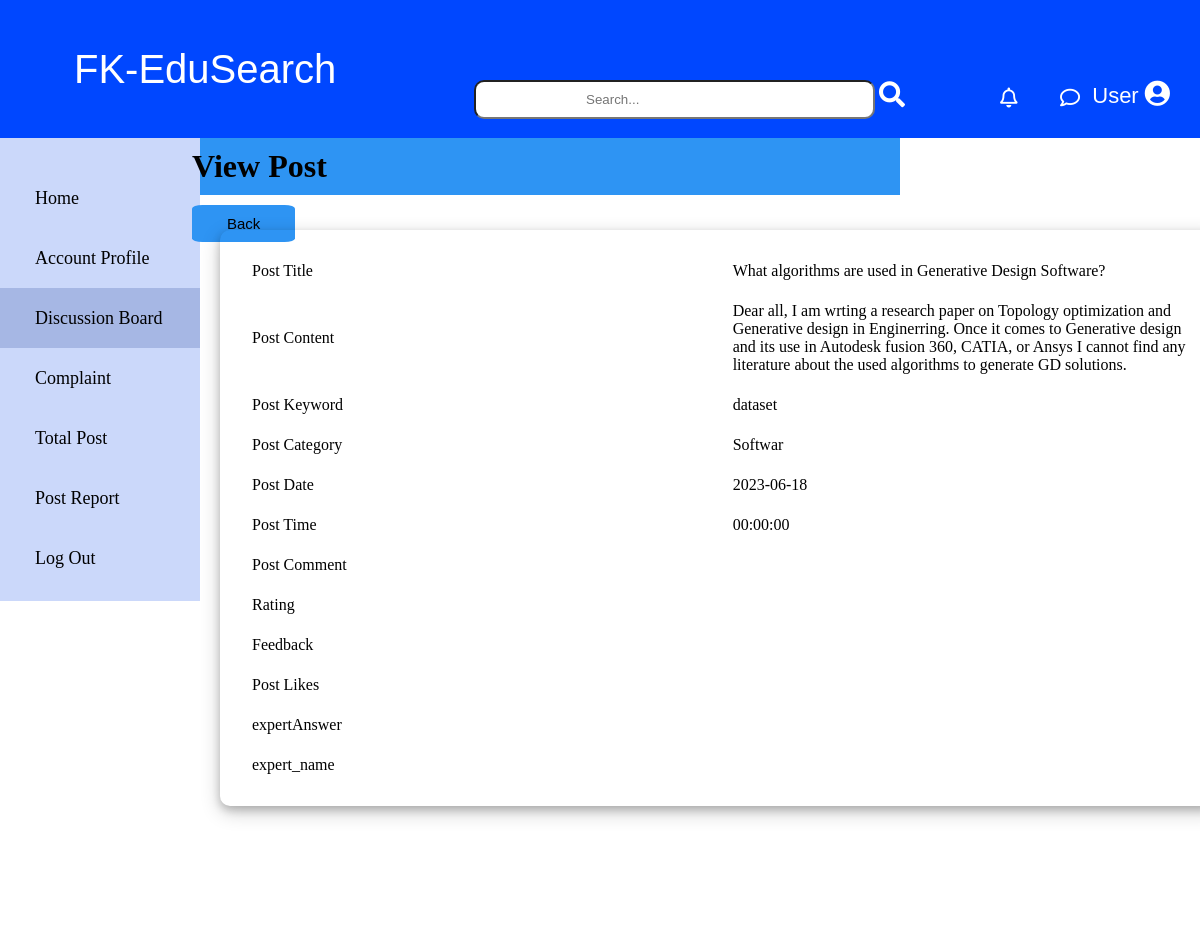
Page /User/ViewPostDetail.php?Post_ID=1 (signed in) on the earlier database version.
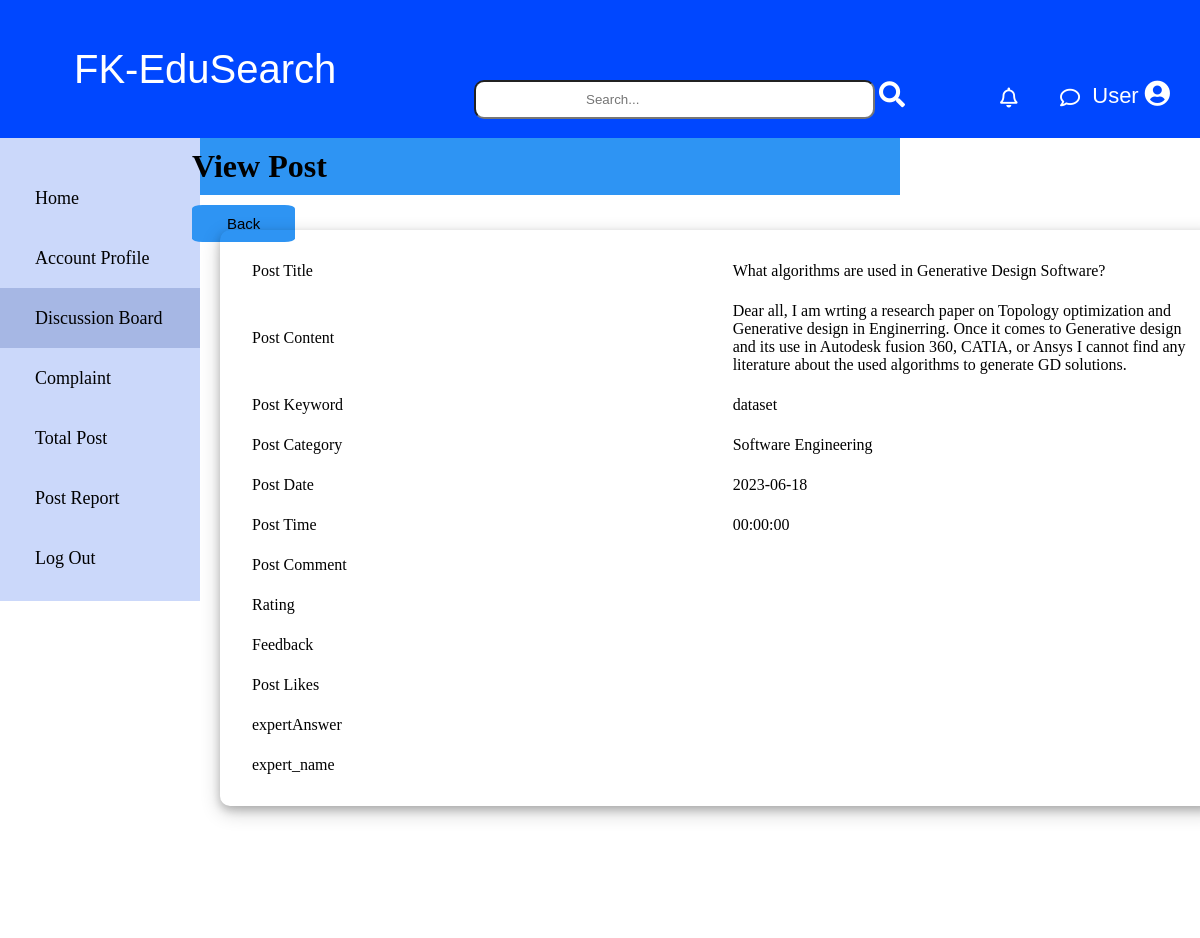
Same page on the later database version.
### tables this page shows
CREATE TABLE `post` (
  `Post_ID` varchar(7) NOT NULL,
  `post_title` varchar(100) NOT NULL,
  `post_content` varchar(500) NOT NULL,
  `post_keyword` varchar(100) NOT NULL,
  `post_category` varchar(100) NOT NULL,
  `post_date` date NOT NULL,
  `post_time` time NOT NULL,
  `post_comment` varchar(100) NOT NULL,
  `user_rating` float NOT NULL,
  `user_feedback` varchar(100) NOT NULL,
  `postStatus` varchar(20) NOT NULL,
  `expertAnswer` varchar(100) DEFAULT NULL,
  `Expert_ID` int(7) NOT NULL
);

### User/ViewPostDetail.php (the view, shortened to what this page needs)
<?php
include("../dbconnect.php");
if (isset($_GET['Post_ID'])) {
  $Post_ID = $_GET['Post_ID'];
  $sql = "SELECT * FROM post WHERE Post_ID = $Post_ID";
  $result = $conn->query($sql);
  if ($result->num_rows > 0) {
    $row = $result->fetch_assoc();
    $post_title = $row['post_title'];
    $post_content = $row['post_content'];
    $post_keyword = $row['post_keyword'];
    $post_category = $row['post_category'];
    $post_date = $row['post_date'];
    $post_time = $row['post_time'];
    $post_comment = $row['$post_comment'];
    $user_rating = $row['$user_rating'];
    $user_feedback = $row['$user_feedback'];
    $post_likes = $rows['$post_likes'];
    $expertAnswer = $rows['$expertAnswer'];
    $expert_name = $rows['expert_name'];
  } else {
    echo "Post not found.";
    exit;
  }
} else {
  echo "No Post ID provided.";
  exit;
}
?>
<!DOCTYPE html>
<html>
    <head>
        <link rel="stylesheet" href="https://use.fontawesome.com/releases/v5.0.7/css/all.css">
        <link rel="stylesheet" href="https://cdnjs.cloudflare.com/ajax/libs/font-awesome/4.7.0/css/font-awesome.min.css">
    </head>
<body>
 <div id="title-bar">
        <a id="FKEduSearch" class="FKEduSearch">FK-EduSearch</a>
        <div class="searchbar">
        <input type="search" class="form-control rounded" placeholder="Search..." aria-label="Search" aria-describedby="search-addon" />
        <span class="input-group-text border-0" id="search-addon">
        <i class="fas fa-search" style='font-size:26px; color:white'></i>
        </span>
        </div>
        <div class="iconNotification">
        <i class='far fa-bell' style='font-size:20px'></i>
        </div>
        <div class="Message">
        <i style='font-size:20px' class='far fa-comment'></i>
        </div>
        <div>
            <a class="icon-link" href="#">
                User
                <i class='fas fa-user-circle' style='font-size:26px;color:white'></i>
            </a>
        </div>
    </div>
    <div class="centercontent">
    <div class="column LeftNavigationbar">
         <nav id="nav-bar">
            <ul>
                <li><a class="nav-link" href="../User/UserHomepage.php">Home</a></li>
                <li><a class="nav-link" href="../User/UserAccountProfile.php">Account Profile</a></li>
                <li><a class="nav-link active" href="../User/DiscussionBoard.php">Discussion Board</a></li>
                <li><a class="nav-link" href="../Complaint/UserComplaint.php">Complaint</a></li>
                <li><a class="nav-link" href="../User/TotalPost.php">Total Post</a></li>
                <li><a class="nav-link" href="../User/PostReport.php">Post Report</a></li>
                <li><a class="nav-link" href="../module1/logout.php">Log Out</a></li>
            </ul>
        </nav>
                </div>
        <div id="column main-content">
            <div class="container">
                <div class="box">
                <div class="header"> <h1>View Post</h1></div>
        <table>
        <tr><td>Post Title </td> <td> <?php echo $post_title; ?></td></tr>
        <tr><td>Post Content</td><td><?php echo $post_content; ?></td></tr>
        <tr><td>Post Keyword</td><td><?php echo $post_keyword; ?></td></tr>
        <tr><td>Post Category</td><td><?php echo $post_category; ?></td></tr>
        <tr><td>Post Date</td><td><?php echo $post_date;?></td></tr>
        <tr><td>Post Time</td><td><?php echo $post_time;?></td></tr>
        <tr><td>Post Comment</td><td><?php echo $post_comment;?></td></tr>
        <tr><td>Rating</td><td><?php echo $user_rating;?></td></tr>
        <tr><td>Feedback</td><td><?php echo $user_feedback; ?></td></tr>
        <tr><td>Post Likes</td><td><?php echo $post_likes;?></td></tr>
        <tr><td>expertAnswer</td><td><?php echo $expertAnswer;?></td></tr>
        <tr><td>expert_name</td><td><?php echo $expert_name;?></td></tr>
        </table>
        <input type="button" name="Back" value="Back" onclick="window.location='../User/DiscussionBoard.php'" >
        </div>
        </div>
</body>
</html>

Differences in the rows shown:
changed post "What algorithms are used in Generative Design Software?": post_category "Softwar" → "Software Engineering"
